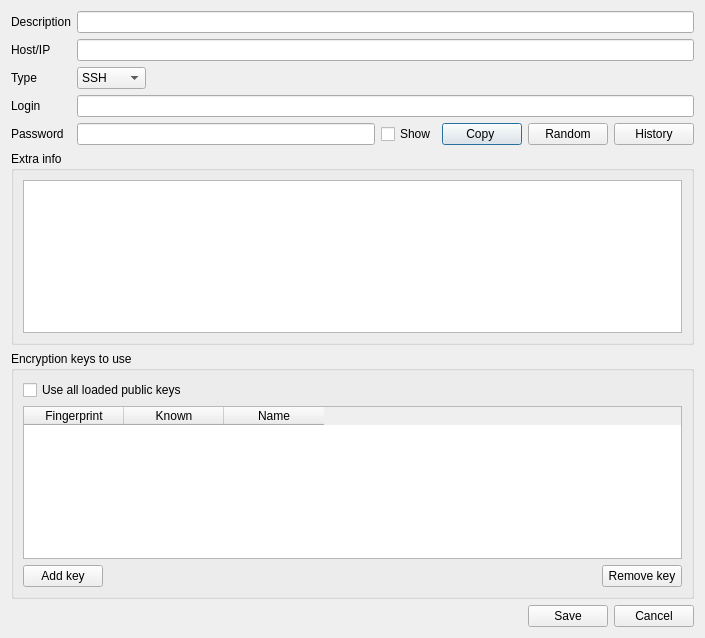
<?xml version="1.0" encoding="UTF-8"?>
<ui version="4.0">
 <class>EntryDialog</class>
 <widget class="QDialog" name="EntryDialog">
  <property name="geometry">
   <rect>
    <x>0</x>
    <y>0</y>
    <width>705</width>
    <height>638</height>
   </rect>
  </property>
  <property name="windowTitle">
   <string>Add/update password entry</string>
  </property>
  <layout class="QGridLayout" name="gridLayout_4">
   <item row="0" column="0">
    <layout class="QVBoxLayout" name="verticalLayout">
     <item>
      <layout class="QGridLayout" name="gridLayout">
       <item row="1" column="1">
        <widget class="QLineEdit" name="hostEdit"/>
       </item>
       <item row="3" column="1">
        <widget class="QLineEdit" name="loginEdit"/>
       </item>
       <item row="2" column="0">
        <widget class="QLabel" name="label_2">
         <property name="text">
          <string>Type</string>
         </property>
        </widget>
       </item>
       <item row="1" column="0">
        <widget class="QLabel" name="label">
         <property name="text">
          <string>Host/IP</string>
         </property>
        </widget>
       </item>
       <item row="3" column="0">
        <widget class="QLabel" name="label_3">
         <property name="text">
          <string>Login</string>
         </property>
        </widget>
       </item>
       <item row="2" column="1">
        <layout class="QHBoxLayout" name="horizontalLayout_2">
         <item>
          <widget class="QComboBox" name="typeCombo">
           <item>
            <property name="text">
             <string>SSH</string>
            </property>
           </item>
           <item>
            <property name="text">
             <string>HTTPS</string>
            </property>
           </item>
           <item>
            <property name="text">
             <string>HTTP</string>
            </property>
           </item>
           <item>
            <property name="text">
             <string>Other</string>
            </property>
           </item>
          </widget>
         </item>
         <item>
          <spacer name="horizontalSpacer">
           <property name="orientation">
            <enum>Qt::Horizontal</enum>
           </property>
           <property name="sizeHint" stdset="0">
            <size>
             <width>40</width>
             <height>20</height>
            </size>
           </property>
          </spacer>
         </item>
        </layout>
       </item>
       <item row="4" column="1">
        <layout class="QHBoxLayout" name="horizontalLayout_3">
         <item>
          <widget class="QLineEdit" name="passEdit"/>
         </item>
         <item>
          <widget class="QCheckBox" name="showCheckBox">
           <property name="text">
            <string>Show</string>
           </property>
          </widget>
         </item>
         <item>
          <widget class="QPushButton" name="copyButton">
           <property name="text">
            <string>Copy </string>
           </property>
          </widget>
         </item>
         <item>
          <widget class="QPushButton" name="generateButton">
           <property name="text">
            <string>Random</string>
           </property>
           <property name="autoDefault">
            <bool>false</bool>
           </property>
          </widget>
         </item>
         <item>
          <widget class="QPushButton" name="passHistButton">
           <property name="text">
            <string>History</string>
           </property>
           <property name="autoDefault">
            <bool>false</bool>
           </property>
          </widget>
         </item>
        </layout>
       </item>
       <item row="4" column="0">
        <widget class="QLabel" name="label_4">
         <property name="text">
          <string>Password</string>
         </property>
        </widget>
       </item>
       <item row="0" column="1">
        <widget class="QLineEdit" name="descEdit"/>
       </item>
       <item row="0" column="0">
        <widget class="QLabel" name="label_5">
         <property name="text">
          <string>Description</string>
         </property>
        </widget>
       </item>
      </layout>
     </item>
     <item>
      <widget class="QGroupBox" name="groupBox">
       <property name="title">
        <string>Extra info</string>
       </property>
       <layout class="QGridLayout" name="gridLayout_2">
        <item row="0" column="0">
         <widget class="QPlainTextEdit" name="extraInfoEdit"/>
        </item>
       </layout>
      </widget>
     </item>
     <item>
      <widget class="QGroupBox" name="groupBox_2">
       <property name="title">
        <string>Encryption keys to use</string>
       </property>
       <layout class="QGridLayout" name="gridLayout_3">
        <item row="0" column="0">
         <layout class="QVBoxLayout" name="verticalLayout_2">
          <item>
           <widget class="QCheckBox" name="allKeysCheckbox">
            <property name="text">
             <string>Use all loaded public keys</string>
            </property>
           </widget>
          </item>
          <item>
           <widget class="QTableWidget" name="fingerprintTable">
            <property name="editTriggers">
             <set>QAbstractItemView::NoEditTriggers</set>
            </property>
            <column>
             <property name="text">
              <string>Fingerprint</string>
             </property>
            </column>
            <column>
             <property name="text">
              <string>Known</string>
             </property>
            </column>
            <column>
             <property name="text">
              <string>Name</string>
             </property>
            </column>
           </widget>
          </item>
          <item>
           <layout class="QHBoxLayout" name="horizontalLayout_4">
            <item>
             <widget class="QPushButton" name="addKeyButton">
              <property name="text">
               <string>Add key</string>
              </property>
              <property name="autoDefault">
               <bool>false</bool>
              </property>
             </widget>
            </item>
            <item>
             <spacer name="horizontalSpacer_3">
              <property name="orientation">
               <enum>Qt::Horizontal</enum>
              </property>
              <property name="sizeHint" stdset="0">
               <size>
                <width>40</width>
                <height>20</height>
               </size>
              </property>
             </spacer>
            </item>
            <item>
             <widget class="QPushButton" name="removeKeyButton">
              <property name="text">
               <string>Remove key</string>
              </property>
              <property name="autoDefault">
               <bool>false</bool>
              </property>
             </widget>
            </item>
           </layout>
          </item>
         </layout>
        </item>
       </layout>
      </widget>
     </item>
     <item>
      <layout class="QHBoxLayout" name="horizontalLayout">
       <item>
        <spacer name="horizontalSpacer_2">
         <property name="orientation">
          <enum>Qt::Horizontal</enum>
         </property>
         <property name="sizeHint" stdset="0">
          <size>
           <width>40</width>
           <height>20</height>
          </size>
         </property>
        </spacer>
       </item>
       <item>
        <widget class="QPushButton" name="saveButton">
         <property name="text">
          <string>Save</string>
         </property>
        </widget>
       </item>
       <item>
        <widget class="QPushButton" name="cancelButton">
         <property name="text">
          <string>Cancel</string>
         </property>
         <property name="autoDefault">
          <bool>false</bool>
         </property>
        </widget>
       </item>
      </layout>
     </item>
    </layout>
   </item>
  </layout>
 </widget>
 <tabstops>
  <tabstop>descEdit</tabstop>
  <tabstop>hostEdit</tabstop>
  <tabstop>typeCombo</tabstop>
  <tabstop>loginEdit</tabstop>
  <tabstop>passEdit</tabstop>
  <tabstop>showCheckBox</tabstop>
  <tabstop>copyButton</tabstop>
  <tabstop>generateButton</tabstop>
  <tabstop>passHistButton</tabstop>
  <tabstop>extraInfoEdit</tabstop>
  <tabstop>allKeysCheckbox</tabstop>
  <tabstop>fingerprintTable</tabstop>
  <tabstop>addKeyButton</tabstop>
  <tabstop>removeKeyButton</tabstop>
  <tabstop>saveButton</tabstop>
  <tabstop>cancelButton</tabstop>
 </tabstops>
 <resources/>
 <connections/>
</ui>
